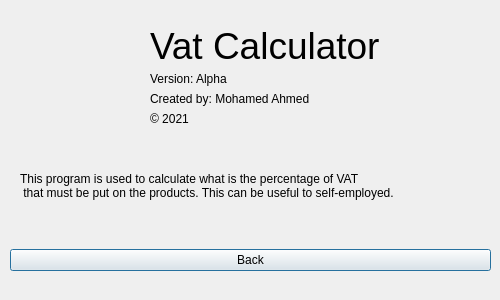
<?xml version="1.0" encoding="UTF-8"?>
<ui version="4.0">
 <class>MainWindow</class>
 <widget class="QDialog" name="MainWindow">
  <property name="enabled">
   <bool>true</bool>
  </property>
  <property name="geometry">
   <rect>
    <x>0</x>
    <y>0</y>
    <width>500</width>
    <height>300</height>
   </rect>
  </property>
  <property name="sizePolicy">
   <sizepolicy hsizetype="Preferred" vsizetype="Preferred">
    <horstretch>0</horstretch>
    <verstretch>0</verstretch>
   </sizepolicy>
  </property>
  <property name="minimumSize">
   <size>
    <width>500</width>
    <height>300</height>
   </size>
  </property>
  <property name="maximumSize">
   <size>
    <width>500</width>
    <height>300</height>
   </size>
  </property>
  <property name="mouseTracking">
   <bool>false</bool>
  </property>
  <property name="windowTitle">
   <string>VAT Calculator | More information</string>
  </property>
  <property name="windowIcon">
   <iconset>
    <normaloff>icon.bmp</normaloff>icon.bmp</iconset>
  </property>
  <widget class="QWidget" name="widget" native="true">
   <property name="enabled">
    <bool>true</bool>
   </property>
   <property name="geometry">
    <rect>
     <x>0</x>
     <y>0</y>
     <width>501</width>
     <height>311</height>
    </rect>
   </property>
   <widget class="QLabel" name="label">
    <property name="geometry">
     <rect>
      <x>20</x>
      <y>20</y>
      <width>121</width>
      <height>121</height>
     </rect>
    </property>
    <property name="sizePolicy">
     <sizepolicy hsizetype="Fixed" vsizetype="Fixed">
      <horstretch>0</horstretch>
      <verstretch>0</verstretch>
     </sizepolicy>
    </property>
    <property name="minimumSize">
     <size>
      <width>15</width>
      <height>15</height>
     </size>
    </property>
    <property name="text">
     <string/>
    </property>
    <property name="pixmap">
     <pixmap>../src/icon.bmp</pixmap>
    </property>
    <property name="scaledContents">
     <bool>true</bool>
    </property>
    <property name="alignment">
     <set>Qt::AlignCenter</set>
    </property>
    <property name="wordWrap">
     <bool>false</bool>
    </property>
   </widget>
   <widget class="QWidget" name="horizontalLayoutWidget">
    <property name="geometry">
     <rect>
      <x>10</x>
      <y>230</y>
      <width>481</width>
      <height>61</height>
     </rect>
    </property>
    <layout class="QHBoxLayout" name="ly_bottom">
     <item>
      <widget class="QPushButton" name="bn_back">
       <property name="text">
        <string>Back</string>
       </property>
      </widget>
     </item>
    </layout>
   </widget>
   <widget class="QLabel" name="label_2">
    <property name="geometry">
     <rect>
      <x>150</x>
      <y>20</y>
      <width>241</width>
      <height>51</height>
     </rect>
    </property>
    <property name="styleSheet">
     <string notr="true">font-size:28pt</string>
    </property>
    <property name="text">
     <string>Vat Calculator</string>
    </property>
    <property name="scaledContents">
     <bool>false</bool>
    </property>
   </widget>
   <widget class="QLabel" name="label_3">
    <property name="geometry">
     <rect>
      <x>20</x>
      <y>150</y>
      <width>461</width>
      <height>71</height>
     </rect>
    </property>
    <property name="sizePolicy">
     <sizepolicy hsizetype="Preferred" vsizetype="Preferred">
      <horstretch>0</horstretch>
      <verstretch>0</verstretch>
     </sizepolicy>
    </property>
    <property name="tabletTracking">
     <bool>true</bool>
    </property>
    <property name="text">
     <string>This program is used to calculate what is the percentage of VAT 
 that must be put on the products. This can be useful to self-employed.</string>
    </property>
    <property name="scaledContents">
     <bool>false</bool>
    </property>
    <property name="alignment">
     <set>Qt::AlignJustify|Qt::AlignVCenter</set>
    </property>
    <property name="wordWrap">
     <bool>true</bool>
    </property>
   </widget>
   <widget class="QLabel" name="label_4">
    <property name="geometry">
     <rect>
      <x>330</x>
      <y>190</y>
      <width>67</width>
      <height>17</height>
     </rect>
    </property>
    <property name="text">
     <string/>
    </property>
   </widget>
   <widget class="QLabel" name="label_5">
    <property name="geometry">
     <rect>
      <x>150</x>
      <y>70</y>
      <width>101</width>
      <height>17</height>
     </rect>
    </property>
    <property name="text">
     <string>Version: Alpha</string>
    </property>
   </widget>
   <widget class="QLabel" name="label_6">
    <property name="geometry">
     <rect>
      <x>150</x>
      <y>90</y>
      <width>211</width>
      <height>17</height>
     </rect>
    </property>
    <property name="text">
     <string>Created by: Mohamed Ahmed</string>
    </property>
   </widget>
   <widget class="QLabel" name="label_7">
    <property name="geometry">
     <rect>
      <x>150</x>
      <y>110</y>
      <width>67</width>
      <height>17</height>
     </rect>
    </property>
    <property name="text">
     <string>© 2021</string>
    </property>
   </widget>
  </widget>
 </widget>
 <resources/>
 <connections>
  <connection>
   <sender>bn_back</sender>
   <signal>clicked()</signal>
   <receiver>MainWindow</receiver>
   <slot>close()</slot>
   <hints>
    <hint type="sourcelabel">
     <x>250</x>
     <y>260</y>
    </hint>
    <hint type="destinationlabel">
     <x>249</x>
     <y>149</y>
    </hint>
   </hints>
  </connection>
 </connections>
</ui>
